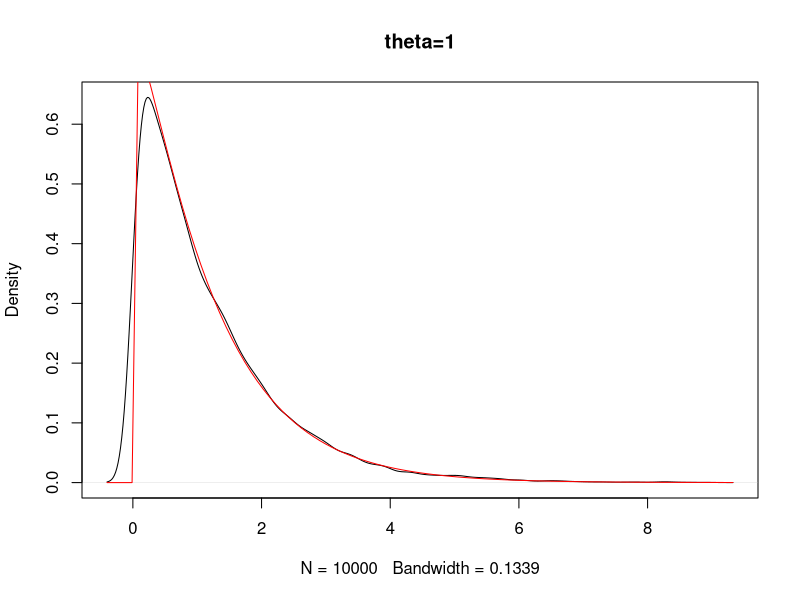
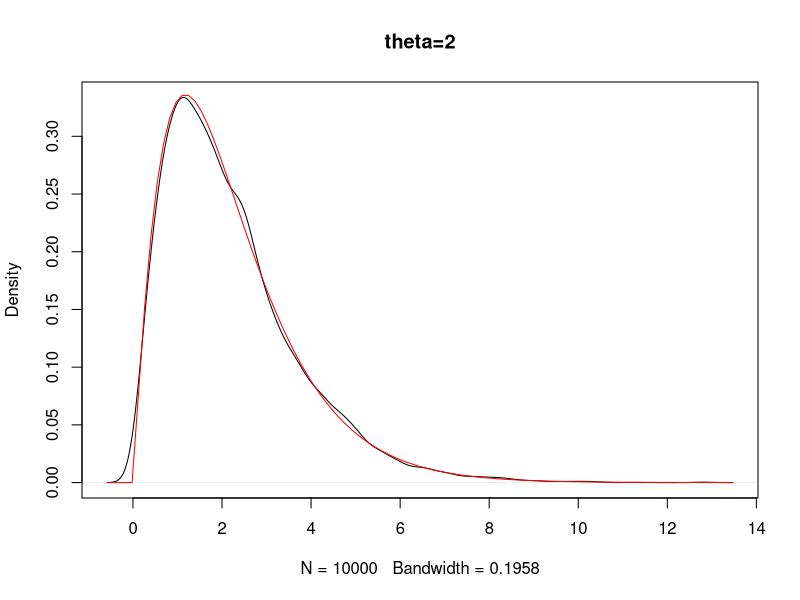
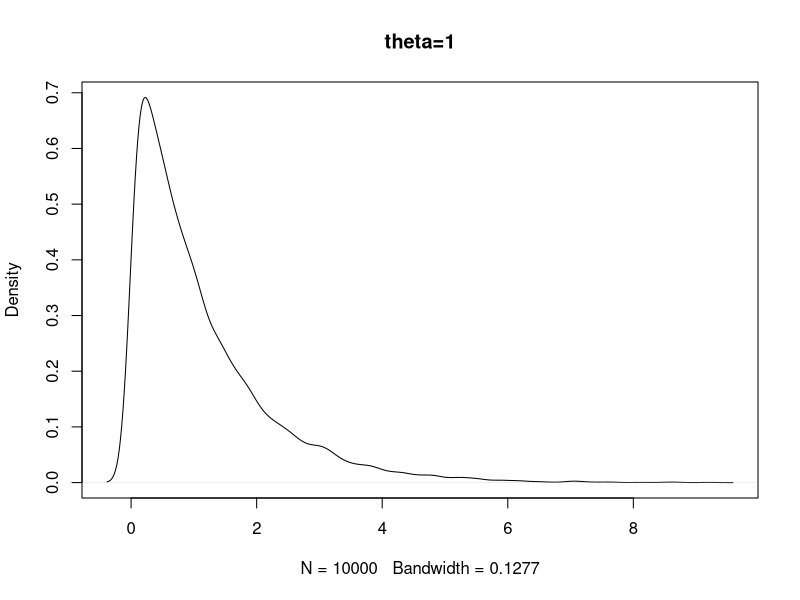
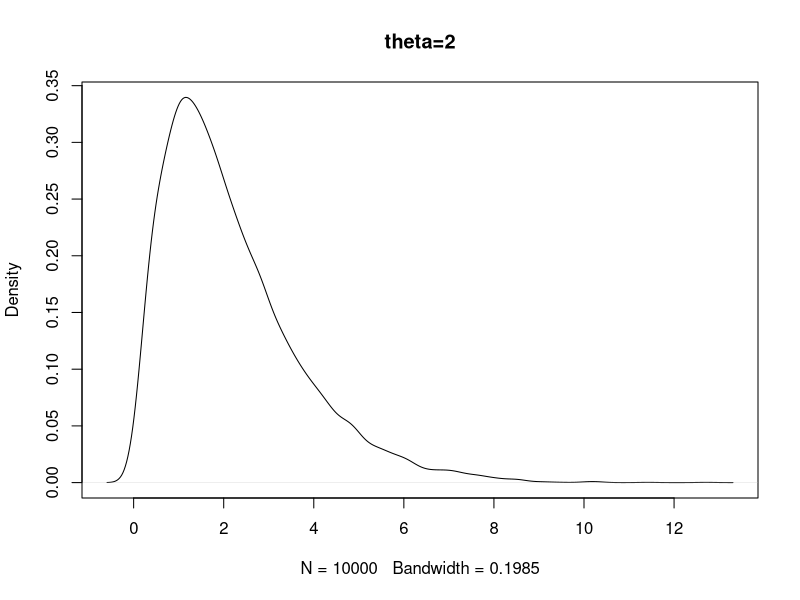
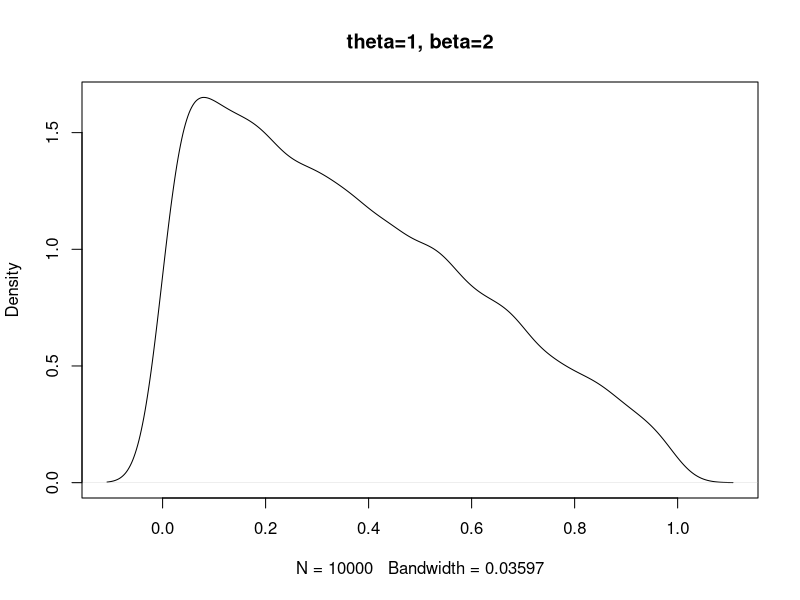
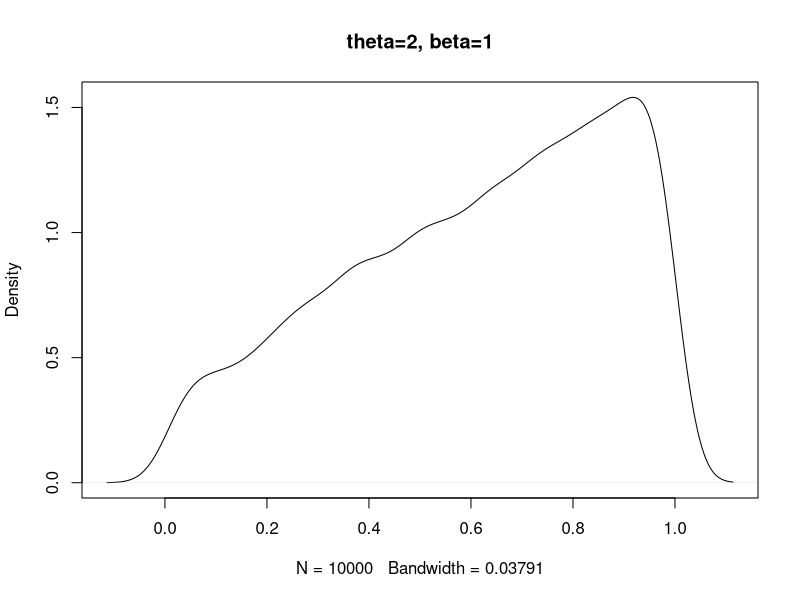
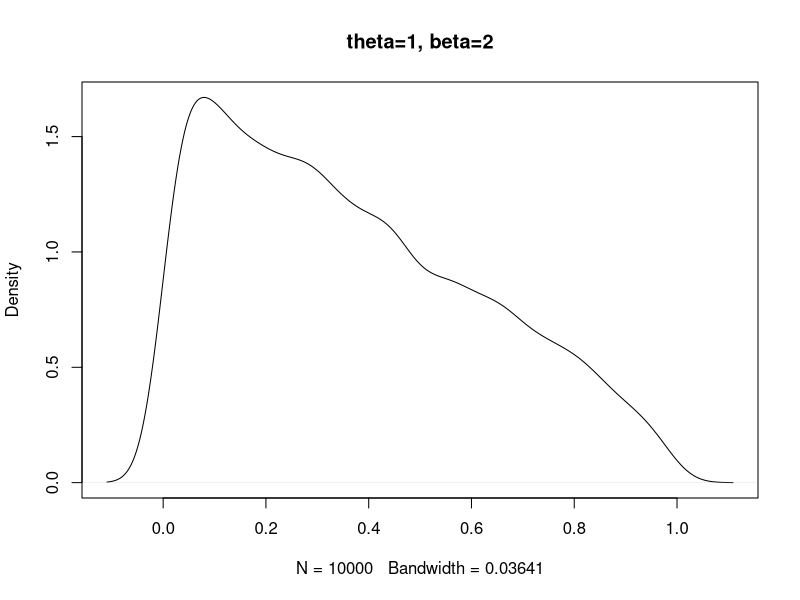
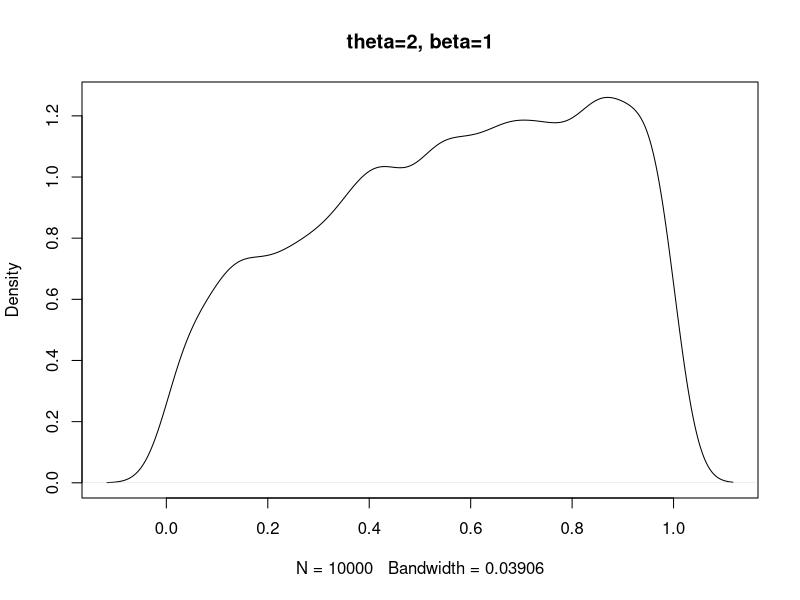

The R script that drew these images, in order:
## ---- chunk 1
library(ggplot2)
knitr::opts_chunk$set(echo = TRUE)
## ---- chunk 2
rg <- function(theta, n){
  X <- NA
  for (i in 1:n){
    u <- runif(1,0,1)
    if (u < 2 * gamma(theta) / (2 * gamma(theta) + gamma(theta + 1/2))){
      X[i] <- rgamma(1, shape = theta, scale = 1)
    }else{
      X[i] <- rgamma(1, shape = theta + 1 / 2, scale = 1)
    }
  }
  return(X)
}

n <- 10000
theta1 <- 1
x1 <- rg(theta1, n)

dg <- function(x, theta){
  y <-2 * gamma(theta) / (2 * gamma(theta) + gamma(theta + 1/2)) * dgamma(x, shape = theta, scale = 1) + gamma(theta + 1/2) / (2 * gamma(theta) + gamma(theta + 1/2)) * dgamma(x, shape = theta + 1/2, scale = 1)
  return(y)
}

plot(density(x1), main = "theta=1")
curve(dg(x, theta1), add = TRUE, col = "red")


theta2 <- 2
x2 <- rg(theta2, n)

plot(density(x2), main = "theta=2")
curve(dg(x, theta2), add = TRUE, col = "red")
## ---- chunk 3
rf <- function(theta, n){
  y <- NA
  i <- 0
  while (i <= n){
     u <- runif(1, 0, 1)
     x <- rg(theta, 1)
     if (u <= sqrt(4 + x) / (2 + sqrt(x))){
       y[i] <- x
       i <- i + 1
     }
  }
 return(y)
}


theta1 <- 1
x1 <- rf(theta1, 10000)
plot(density(x1), main = "theta=1")

theta2 <- 2
x2 <- rf(theta2, 10000)
plot(density(x2), main = "theta=2")
## ---- chunk 4
rg <- function(theta, beta, n){
  X <- NA
  for (i in 1:n){
    u <- runif(1,0,1)
    if (u < theta / (theta + beta)){
      X[i] <- rbeta(1, shape1 = theta, shape2 = 1)
    }else{
      X[i] <- rbeta(1, shape1 = 1, shape2 = beta)
    }
  }
  return(X)
}

rf <- function(theta, beta, n){
  y <- NA
  i <- 0
  while (i <= n){
     u <- runif(1, 0, 1)
     x <- rg(theta, beta, 1)
     if (u <= (x ^ (theta - 1) / (1 + x ^ 2) + sqrt(2 + x ^ 2) * (1 - x) ^ (beta - 1)) / (x ^ (theta - 1) + (1 - x) ^ (beta - 1))){
       y[i] <- x
       i <- i + 1
     }
  }
 return(y)
}

theta1  <- 1
beta1 <- 2
x1 <- rf(theta1, beta1, 10000)
plot(density(x1), main = "theta=1, beta=2")

theta2  <- 2
beta2 <- 1
x2 <- rf(theta2, beta2, 10000)
plot(density(x2), main = "theta=2, beta=1")
## ---- chunk 5
rf <- function(theta, beta, n){
  i <- 0
  y <- NA
  while (i <= n){
    p <- runif(1, 0, 1)
    if (p < theta / (theta + beta * sqrt(3))){
      u <- runif(1, 0, 1)
      x <- rbeta(1, shape1 = theta, shape2 = 1)
      if (u <= 1 / (1 + x ^ 2)){
        y[i] <- x
        i <- i + 1
      }
    }else{
      u <- runif(1, 0, 1)
      x <- rbeta(1, shape1 = 1, shape2 = beta)
      if (u <= sqrt( (2 + x ^ 2) / 3)) {
        y[i] <- x
        i <- i + 1
      }
    }
  }
  return (y)
}

theta1  <- 1
beta1 <- 2
x1 <- rf(theta1, beta1, 10000)
plot(density(x1), main = "theta=1, beta=2")

theta2  <- 2
beta2 <- 1
x2 <- rf(theta2, beta2, 10000)
plot(density(x2), main = "theta=2, beta=1")
